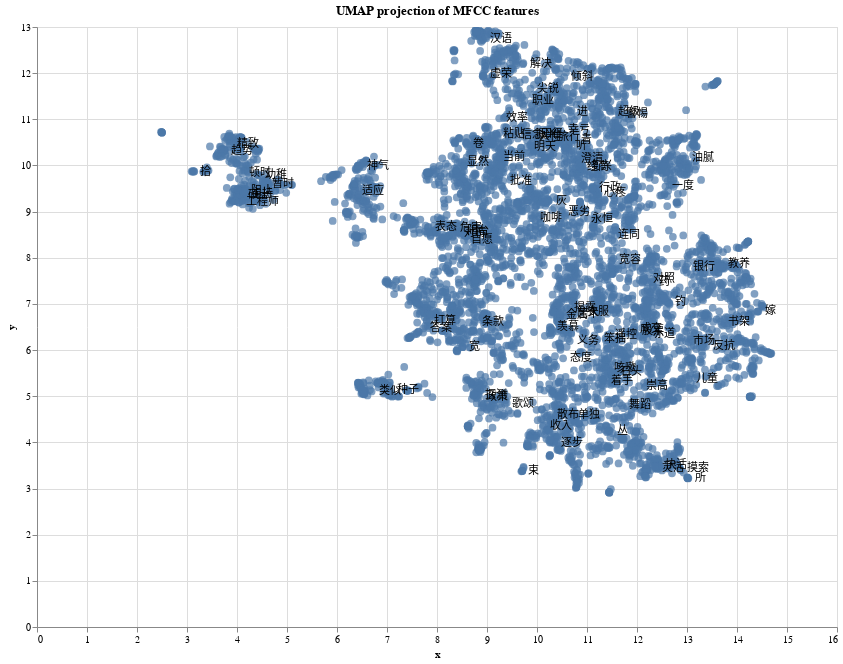

The code cell stored with this chart in its notebook:
### Code cell
import numpy as np
import altair as alt
import pandas as pd
from umap import UMAP
from sklearn.preprocessing import StandardScaler

# Assuming words and features_array are already defined

# Standardize the features
scaler = StandardScaler()
scaled_features = scaler.fit_transform(features_array)

# Apply UMAP
umap_model = UMAP(n_neighbors=15, min_dist=0.1, n_components=2, random_state=42)
embeddings = umap_model.fit_transform(scaled_features)

# Create a DataFrame for Altair
df = pd.DataFrame({
    'x': embeddings[:, 0],
    'y': embeddings[:, 1],
    'word': words
})

# Create the scatter plot
scatter = alt.Chart(df).mark_circle(size=60).encode(
    x='x:Q',
    y='y:Q',
    tooltip=['word']
).properties(
    width=800,
    height=600,
    title='UMAP projection of MFCC features'
)

# Add text labels
text = scatter.mark_text(
    align='left',
    baseline='middle',
    dx=7
).encode(
    text='word'
).transform_sample(100)  # Randomly sample 100 points to label

# Combine scatter and text layers
chart = (scatter + text).interactive()

chart

### Figure 1 — Vega-Lite specification as saved in the notebook (floating-point values rounded to 4 significant figures; data arrays with more than 128 entries replaced by an {"elided": "..."} marker saying what was removed)
{"config": {"view": {"continuousWidth": 300, "continuousHeight": 300}}, "layer": [{"mark": {"type": "circle", "size": 60}, "encoding": {"tooltip": [{"field": "word", "type": "nominal"}], "x": {"field": "x", "type": "quantitative"}, "y": {"field": "y", "type": "quantitative"}}, "name": "view_2", "title": "UMAP projection of MFCC features"}, {"mark": {"type": "text", "align": "left", "baseline": "middle", "dx": 7}, "encoding": {"text": {"field": "word", "type": "nominal"}, "tooltip": [{"field": "word", "type": "nominal"}], "x": {"field": "x", "type": "quantitative"}, "y": {"field": "y", "type": "quantitative"}}, "title": "UMAP projection of MFCC features", "transform": [{"sample": 100}]}], "data": {"name": "data-83ac8e2fef79b6fdbb897e077ab6867a"}, "height": 600, "params": [{"name": "param_2", "select": {"type": "interval", "encodings": ["x", "y"]}, "bind": "scales", "views": ["view_2"]}], "width": 800, "$schema": "https://vega.github.io/schema/vega-lite/v5.20.1.json", "datasets": {"data-83ac8e2fef79b6fdbb897e077ab6867a": {"elided": "4992 records"}}}
